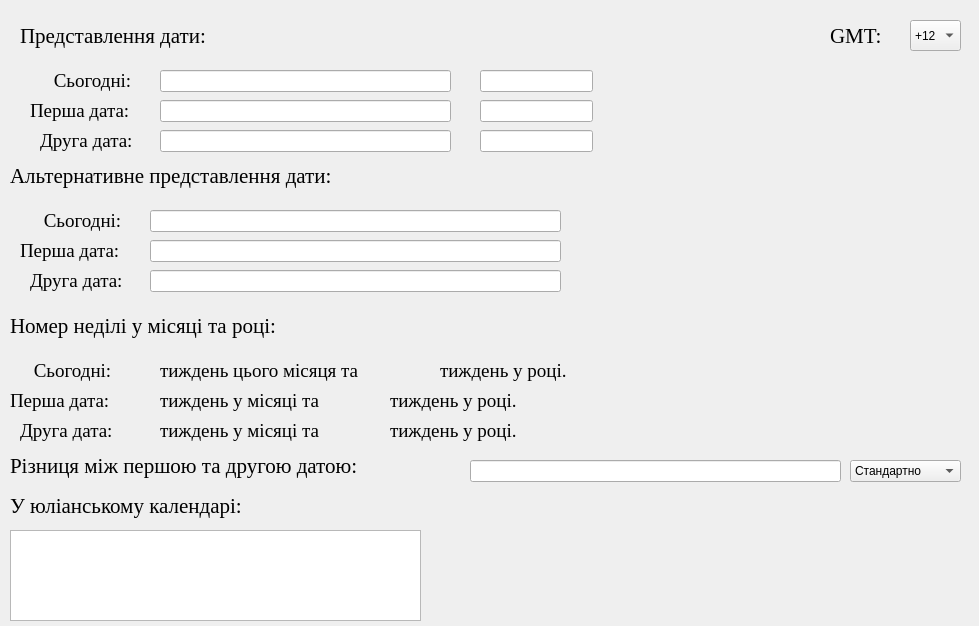
<?xml version="1.0" encoding="UTF-8"?>
<ui version="4.0">
 <class>ShowDiffForm</class>
 <widget class="QWidget" name="ShowDiffForm">
  <property name="geometry">
   <rect>
    <x>0</x>
    <y>0</y>
    <width>979</width>
    <height>626</height>
   </rect>
  </property>
  <property name="minimumSize">
   <size>
    <width>979</width>
    <height>626</height>
   </size>
  </property>
  <property name="maximumSize">
   <size>
    <width>979</width>
    <height>626</height>
   </size>
  </property>
  <property name="windowTitle">
   <string>Form</string>
  </property>
  <widget class="QLabel" name="label">
   <property name="geometry">
    <rect>
     <x>20</x>
     <y>20</y>
     <width>261</width>
     <height>31</height>
    </rect>
   </property>
   <property name="font">
    <font>
     <family>Times New Roman</family>
     <pointsize>16</pointsize>
    </font>
   </property>
   <property name="text">
    <string>Представлення дати:</string>
   </property>
  </widget>
  <widget class="QLabel" name="label_2">
   <property name="geometry">
    <rect>
     <x>30</x>
     <y>70</y>
     <width>151</width>
     <height>21</height>
    </rect>
   </property>
   <property name="font">
    <font>
     <family>Times New Roman</family>
     <pointsize>14</pointsize>
    </font>
   </property>
   <property name="text">
    <string>     Сьогодні:</string>
   </property>
  </widget>
  <widget class="QLabel" name="label_3">
   <property name="geometry">
    <rect>
     <x>30</x>
     <y>100</y>
     <width>141</width>
     <height>21</height>
    </rect>
   </property>
   <property name="font">
    <font>
     <family>Times New Roman</family>
     <pointsize>14</pointsize>
    </font>
   </property>
   <property name="text">
    <string>Перша дата:</string>
   </property>
  </widget>
  <widget class="QLabel" name="label_4">
   <property name="geometry">
    <rect>
     <x>40</x>
     <y>130</y>
     <width>121</width>
     <height>21</height>
    </rect>
   </property>
   <property name="font">
    <font>
     <family>Times New Roman</family>
     <pointsize>14</pointsize>
    </font>
   </property>
   <property name="text">
    <string>Друга дата:</string>
   </property>
  </widget>
  <widget class="QLineEdit" name="todayDate">
   <property name="geometry">
    <rect>
     <x>160</x>
     <y>70</y>
     <width>291</width>
     <height>22</height>
    </rect>
   </property>
  </widget>
  <widget class="QLineEdit" name="firstDate">
   <property name="geometry">
    <rect>
     <x>160</x>
     <y>100</y>
     <width>291</width>
     <height>22</height>
    </rect>
   </property>
  </widget>
  <widget class="QLineEdit" name="secondDate">
   <property name="geometry">
    <rect>
     <x>160</x>
     <y>130</y>
     <width>291</width>
     <height>22</height>
    </rect>
   </property>
  </widget>
  <widget class="QLineEdit" name="todayDate_alt">
   <property name="geometry">
    <rect>
     <x>150</x>
     <y>210</y>
     <width>411</width>
     <height>22</height>
    </rect>
   </property>
  </widget>
  <widget class="QLabel" name="label_6">
   <property name="geometry">
    <rect>
     <x>10</x>
     <y>160</y>
     <width>421</width>
     <height>31</height>
    </rect>
   </property>
   <property name="font">
    <font>
     <family>Times New Roman</family>
     <pointsize>16</pointsize>
    </font>
   </property>
   <property name="text">
    <string>Альтернативне представлення дати:</string>
   </property>
  </widget>
  <widget class="QLineEdit" name="secondDate_alt">
   <property name="geometry">
    <rect>
     <x>150</x>
     <y>270</y>
     <width>411</width>
     <height>22</height>
    </rect>
   </property>
  </widget>
  <widget class="QLineEdit" name="firstDate_alt">
   <property name="geometry">
    <rect>
     <x>150</x>
     <y>240</y>
     <width>411</width>
     <height>22</height>
    </rect>
   </property>
  </widget>
  <widget class="QLabel" name="label_9">
   <property name="geometry">
    <rect>
     <x>30</x>
     <y>270</y>
     <width>121</width>
     <height>21</height>
    </rect>
   </property>
   <property name="font">
    <font>
     <family>Times New Roman</family>
     <pointsize>14</pointsize>
    </font>
   </property>
   <property name="text">
    <string>Друга дата:</string>
   </property>
  </widget>
  <widget class="QLabel" name="label_10">
   <property name="geometry">
    <rect>
     <x>20</x>
     <y>240</y>
     <width>141</width>
     <height>21</height>
    </rect>
   </property>
   <property name="font">
    <font>
     <family>Times New Roman</family>
     <pointsize>14</pointsize>
    </font>
   </property>
   <property name="text">
    <string>Перша дата:</string>
   </property>
  </widget>
  <widget class="QLabel" name="label_11">
   <property name="geometry">
    <rect>
     <x>20</x>
     <y>210</y>
     <width>151</width>
     <height>21</height>
    </rect>
   </property>
   <property name="font">
    <font>
     <family>Times New Roman</family>
     <pointsize>14</pointsize>
    </font>
   </property>
   <property name="text">
    <string>     Сьогодні:</string>
   </property>
  </widget>
  <widget class="QComboBox" name="comboBox">
   <property name="geometry">
    <rect>
     <x>910</x>
     <y>20</y>
     <width>51</width>
     <height>31</height>
    </rect>
   </property>
   <property name="currentText">
    <string>+2</string>
   </property>
   <item>
    <property name="text">
     <string>+12</string>
    </property>
   </item>
   <item>
    <property name="text">
     <string>+11</string>
    </property>
   </item>
   <item>
    <property name="text">
     <string>+10</string>
    </property>
   </item>
   <item>
    <property name="text">
     <string>+9</string>
    </property>
   </item>
   <item>
    <property name="text">
     <string>+8</string>
    </property>
   </item>
   <item>
    <property name="text">
     <string>+7</string>
    </property>
   </item>
   <item>
    <property name="text">
     <string>+6</string>
    </property>
   </item>
   <item>
    <property name="text">
     <string>+5</string>
    </property>
   </item>
   <item>
    <property name="text">
     <string>+4</string>
    </property>
   </item>
   <item>
    <property name="text">
     <string>+3</string>
    </property>
   </item>
   <item>
    <property name="text">
     <string>+2</string>
    </property>
   </item>
   <item>
    <property name="text">
     <string>+1</string>
    </property>
   </item>
   <item>
    <property name="text">
     <string>0</string>
    </property>
   </item>
   <item>
    <property name="text">
     <string>-1</string>
    </property>
   </item>
   <item>
    <property name="text">
     <string>-2</string>
    </property>
   </item>
   <item>
    <property name="text">
     <string>-3</string>
    </property>
   </item>
   <item>
    <property name="text">
     <string>-4</string>
    </property>
   </item>
   <item>
    <property name="text">
     <string>-5</string>
    </property>
   </item>
   <item>
    <property name="text">
     <string>-6</string>
    </property>
   </item>
   <item>
    <property name="text">
     <string>-7</string>
    </property>
   </item>
   <item>
    <property name="text">
     <string>-8</string>
    </property>
   </item>
   <item>
    <property name="text">
     <string>-9</string>
    </property>
   </item>
   <item>
    <property name="text">
     <string>-10</string>
    </property>
   </item>
   <item>
    <property name="text">
     <string>-11</string>
    </property>
   </item>
  </widget>
  <widget class="QLabel" name="label_5">
   <property name="geometry">
    <rect>
     <x>830</x>
     <y>20</y>
     <width>71</width>
     <height>31</height>
    </rect>
   </property>
   <property name="font">
    <font>
     <family>Times New Roman</family>
     <pointsize>16</pointsize>
    </font>
   </property>
   <property name="text">
    <string>GMT:</string>
   </property>
  </widget>
  <widget class="QLineEdit" name="dayOfWeek1">
   <property name="geometry">
    <rect>
     <x>480</x>
     <y>70</y>
     <width>113</width>
     <height>22</height>
    </rect>
   </property>
  </widget>
  <widget class="QLineEdit" name="dayOfWeek2">
   <property name="geometry">
    <rect>
     <x>480</x>
     <y>100</y>
     <width>113</width>
     <height>22</height>
    </rect>
   </property>
  </widget>
  <widget class="QLineEdit" name="dayOfWeek3">
   <property name="geometry">
    <rect>
     <x>480</x>
     <y>130</y>
     <width>113</width>
     <height>22</height>
    </rect>
   </property>
  </widget>
  <widget class="QLabel" name="label_7">
   <property name="geometry">
    <rect>
     <x>10</x>
     <y>310</y>
     <width>421</width>
     <height>31</height>
    </rect>
   </property>
   <property name="font">
    <font>
     <family>Times New Roman</family>
     <pointsize>16</pointsize>
    </font>
   </property>
   <property name="text">
    <string>Номер неділі у місяці та році:</string>
   </property>
  </widget>
  <widget class="QLabel" name="label_12">
   <property name="geometry">
    <rect>
     <x>20</x>
     <y>420</y>
     <width>121</width>
     <height>21</height>
    </rect>
   </property>
   <property name="font">
    <font>
     <family>Times New Roman</family>
     <pointsize>14</pointsize>
    </font>
   </property>
   <property name="text">
    <string>Друга дата:</string>
   </property>
  </widget>
  <widget class="QLabel" name="label_13">
   <property name="geometry">
    <rect>
     <x>10</x>
     <y>360</y>
     <width>151</width>
     <height>21</height>
    </rect>
   </property>
   <property name="font">
    <font>
     <family>Times New Roman</family>
     <pointsize>14</pointsize>
    </font>
   </property>
   <property name="text">
    <string>     Сьогодні:</string>
   </property>
  </widget>
  <widget class="QLabel" name="label_14">
   <property name="geometry">
    <rect>
     <x>10</x>
     <y>390</y>
     <width>141</width>
     <height>21</height>
    </rect>
   </property>
   <property name="font">
    <font>
     <family>Times New Roman</family>
     <pointsize>14</pointsize>
    </font>
   </property>
   <property name="text">
    <string>Перша дата:</string>
   </property>
  </widget>
  <widget class="QLabel" name="wMounth1">
   <property name="geometry">
    <rect>
     <x>140</x>
     <y>360</y>
     <width>31</width>
     <height>21</height>
    </rect>
   </property>
   <property name="font">
    <font>
     <family>Times New Roman</family>
     <pointsize>14</pointsize>
    </font>
   </property>
   <property name="text">
    <string/>
   </property>
  </widget>
  <widget class="QLabel" name="label_16">
   <property name="geometry">
    <rect>
     <x>160</x>
     <y>360</y>
     <width>241</width>
     <height>21</height>
    </rect>
   </property>
   <property name="font">
    <font>
     <family>Times New Roman</family>
     <pointsize>14</pointsize>
    </font>
   </property>
   <property name="text">
    <string>тиждень цього місяця та</string>
   </property>
  </widget>
  <widget class="QLabel" name="wYear1">
   <property name="geometry">
    <rect>
     <x>410</x>
     <y>360</y>
     <width>31</width>
     <height>21</height>
    </rect>
   </property>
   <property name="font">
    <font>
     <family>Times New Roman</family>
     <pointsize>14</pointsize>
    </font>
   </property>
   <property name="text">
    <string/>
   </property>
  </widget>
  <widget class="QLabel" name="label_17">
   <property name="geometry">
    <rect>
     <x>440</x>
     <y>360</y>
     <width>161</width>
     <height>21</height>
    </rect>
   </property>
   <property name="font">
    <font>
     <family>Times New Roman</family>
     <pointsize>14</pointsize>
    </font>
   </property>
   <property name="text">
    <string>тиждень у році.</string>
   </property>
  </widget>
  <widget class="QLabel" name="label_18">
   <property name="geometry">
    <rect>
     <x>160</x>
     <y>390</y>
     <width>241</width>
     <height>21</height>
    </rect>
   </property>
   <property name="font">
    <font>
     <family>Times New Roman</family>
     <pointsize>14</pointsize>
    </font>
   </property>
   <property name="text">
    <string>тиждень у місяці та</string>
   </property>
  </widget>
  <widget class="QLabel" name="label_19">
   <property name="geometry">
    <rect>
     <x>390</x>
     <y>390</y>
     <width>161</width>
     <height>21</height>
    </rect>
   </property>
   <property name="font">
    <font>
     <family>Times New Roman</family>
     <pointsize>14</pointsize>
    </font>
   </property>
   <property name="text">
    <string>тиждень у році.</string>
   </property>
  </widget>
  <widget class="QLabel" name="wYear2">
   <property name="geometry">
    <rect>
     <x>360</x>
     <y>390</y>
     <width>31</width>
     <height>21</height>
    </rect>
   </property>
   <property name="font">
    <font>
     <family>Times New Roman</family>
     <pointsize>14</pointsize>
    </font>
   </property>
   <property name="text">
    <string/>
   </property>
  </widget>
  <widget class="QLabel" name="wMounth2">
   <property name="geometry">
    <rect>
     <x>140</x>
     <y>390</y>
     <width>31</width>
     <height>21</height>
    </rect>
   </property>
   <property name="font">
    <font>
     <family>Times New Roman</family>
     <pointsize>14</pointsize>
    </font>
   </property>
   <property name="text">
    <string/>
   </property>
  </widget>
  <widget class="QLabel" name="label_20">
   <property name="geometry">
    <rect>
     <x>160</x>
     <y>420</y>
     <width>241</width>
     <height>21</height>
    </rect>
   </property>
   <property name="font">
    <font>
     <family>Times New Roman</family>
     <pointsize>14</pointsize>
    </font>
   </property>
   <property name="text">
    <string>тиждень у місяці та</string>
   </property>
  </widget>
  <widget class="QLabel" name="label_21">
   <property name="geometry">
    <rect>
     <x>390</x>
     <y>420</y>
     <width>161</width>
     <height>21</height>
    </rect>
   </property>
   <property name="font">
    <font>
     <family>Times New Roman</family>
     <pointsize>14</pointsize>
    </font>
   </property>
   <property name="text">
    <string>тиждень у році.</string>
   </property>
  </widget>
  <widget class="QLabel" name="wYear3">
   <property name="geometry">
    <rect>
     <x>360</x>
     <y>420</y>
     <width>31</width>
     <height>21</height>
    </rect>
   </property>
   <property name="font">
    <font>
     <family>Times New Roman</family>
     <pointsize>14</pointsize>
    </font>
   </property>
   <property name="text">
    <string/>
   </property>
  </widget>
  <widget class="QLabel" name="wMounth3">
   <property name="geometry">
    <rect>
     <x>140</x>
     <y>420</y>
     <width>31</width>
     <height>21</height>
    </rect>
   </property>
   <property name="font">
    <font>
     <family>Times New Roman</family>
     <pointsize>14</pointsize>
    </font>
   </property>
   <property name="text">
    <string/>
   </property>
  </widget>
  <widget class="QLabel" name="label_8">
   <property name="geometry">
    <rect>
     <x>10</x>
     <y>450</y>
     <width>461</width>
     <height>31</height>
    </rect>
   </property>
   <property name="font">
    <font>
     <family>Times New Roman</family>
     <pointsize>16</pointsize>
    </font>
   </property>
   <property name="text">
    <string>Різниця між першою та другою датою:</string>
   </property>
  </widget>
  <widget class="QLineEdit" name="difference">
   <property name="geometry">
    <rect>
     <x>470</x>
     <y>460</y>
     <width>371</width>
     <height>22</height>
    </rect>
   </property>
  </widget>
  <widget class="QComboBox" name="comboBox_2">
   <property name="geometry">
    <rect>
     <x>850</x>
     <y>460</y>
     <width>111</width>
     <height>22</height>
    </rect>
   </property>
   <item>
    <property name="text">
     <string>Стандартно</string>
    </property>
   </item>
   <item>
    <property name="text">
     <string>В годинах</string>
    </property>
   </item>
   <item>
    <property name="text">
     <string>В хвилинах</string>
    </property>
   </item>
   <item>
    <property name="text">
     <string>В секундах</string>
    </property>
   </item>
  </widget>
  <widget class="QLabel" name="label_15">
   <property name="geometry">
    <rect>
     <x>10</x>
     <y>490</y>
     <width>461</width>
     <height>31</height>
    </rect>
   </property>
   <property name="font">
    <font>
     <family>Times New Roman</family>
     <pointsize>16</pointsize>
    </font>
   </property>
   <property name="text">
    <string>У юліанському календарі:</string>
   </property>
  </widget>
  <widget class="QTextBrowser" name="textBrowser">
   <property name="geometry">
    <rect>
     <x>10</x>
     <y>530</y>
     <width>411</width>
     <height>91</height>
    </rect>
   </property>
  </widget>
 </widget>
 <resources/>
 <connections/>
</ui>
